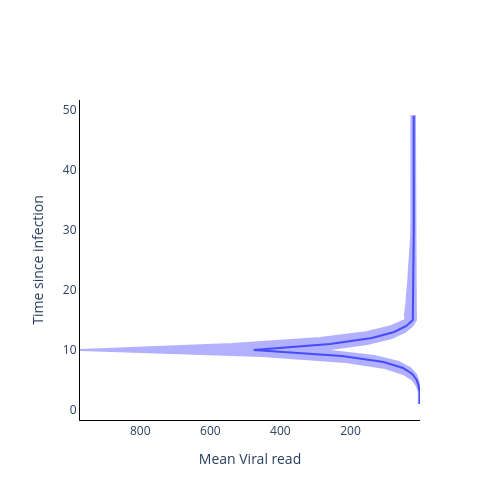

The code cell stored with this chart in its notebook:
### Code cell
fig = go.Figure()

fig.add_trace(
    go.Scatter(
        y=time_from_infec,
        x=np.mean(vr_val, axis=1),
        mode='lines',
        name='Mean Viral read',
        showlegend=False,
    )
)

fig.add_trace(
    go.Scatter(
        y=time_from_infec.tolist() + time_from_infec.tolist()[::-1],
        x=np.quantile(vr_val, 0.975, axis=1).tolist() + np.quantile(vr_val, 0.025, axis=1).tolist()[::-1],
        mode='lines',
        fill='toself',
        fillcolor='blue',
        line_color='blue',
        opacity=0.3,
        showlegend=False,
    )
)

# Add axis labels
fig.update_layout(
    width=500, 
    height=500,
    plot_bgcolor='white',
    xaxis=dict(
        linecolor='black',
        title = 'Mean Viral read',
        autorange='reversed'
        ),
    yaxis=dict(
        linecolor='black',
        title = 'Time since infection'),
    #legend=dict(
    #    orientation="h",
    #    yanchor="bottom",
    #    y=1.02,
    #    xanchor="right",
    #    x=1
    #)
    )

fig.write_image('images/Exp-Viral_read_model.pdf')
fig.show()

### Figure 1 — Plotly figure (JSON) as saved in the notebook; plotly's stock layout.template omitted (floating-point values rounded to 4 significant figures)
{"data": [{"mode": "lines", "name": "Mean Viral read", "showlegend": false, "type": "scatter", "x": [2.448, 2.44, 2.444, 5.211, 10.99, 23.45, 49.86, 105.3, 223.9, 476.3, 257.9, 138.8, 75.04, 40.65, 21.88, 21.85, 21.51, 21.36, 21.17, 20.79, 20.75, 20.43, 20.39, 20.14, 20.0, 19.86, 19.66, 19.49, 19.41, 19.26, 19.24, 19.2, 19.23, 19.22, 19.23, 19.23, 19.22, 19.28, 19.24, 19.22, 19.19, 19.23, 19.23, 19.18, 19.24, 19.23, 19.23, 19.19, 19.24], "y": [1, 2, 3, 4, 5, 6, 7, 8, 9, 10, 11, 12, 13, 14, 15, 16, 17, 18, 19, 20, 21, 22, 23, 24, 25, 26, 27, 28, 29, 30, 31, 32, 33, 34, 35, 36, 37, 38, 39, 40, 41, 42, 43, 44, 45, 46, 47, 48, 49]}, {"fill": "toself", "fillcolor": "blue", "line": {"color": "blue"}, "mode": "lines", "opacity": 0.3, "showlegend": false, "type": "scatter", "x": [4.98, 4.88, 4.908, 10.69, 22.42, 48.56, 101.7, 213.7, 453.1, 972.2, 537.4, 287.0, 150.9, 82.91, 43.47, 44.24, 41.0, 39.92, 38.94, 37.01, 36.41, 34.32, 33.7, 32.06, 31.56, 30.02, 29.19, 27.69, 26.79, 25.97, 26.07, 25.92, 25.95, 25.9, 25.83, 25.96, 25.82, 26.0, 25.8, 25.92, 25.63, 25.98, 26.09, 25.73, 25.9, 26.05, 25.99, 25.69, 25.84, 15.85, 15.82, 15.84, 15.84, 15.9, 15.8, 15.76, 15.8, 15.78, 15.84, 15.84, 15.81, 15.77, 15.8, 15.8, 15.82, 15.84, 15.79, 15.77, 15.85, 15.63, 15.31, 15.23, 15.01, 14.84, 14.62, 14.42, 14.16, 14.08, 13.76, 13.69, 13.52, 13.38, 13.12, 12.93, 23.99, 44.32, 82.39, 151.9, 279.7, 131.9, 62.22, 29.4, 13.82, 6.551, 3.06, 1.436, 1.444, 1.441], "y": [1, 2, 3, 4, 5, 6, 7, 8, 9, 10, 11, 12, 13, 14, 15, 16, 17, 18, 19, 20, 21, 22, 23, 24, 25, 26, 27, 28, 29, 30, 31, 32, 33, 34, 35, 36, 37, 38, 39, 40, 41, 42, 43, 44, 45, 46, 47, 48, 49, 49, 48, 47, 46, 45, 44, 43, 42, 41, 40, 39, 38, 37, 36, 35, 34, 33, 32, 31, 30, 29, 28, 27, 26, 25, 24, 23, 22, 21, 20, 19, 18, 17, 16, 15, 14, 13, 12, 11, 10, 9, 8, 7, 6, 5, 4, 3, 2, 1]}], "layout": {"height": 500, "plot_bgcolor": "white", "width": 500, "xaxis": {"autorange": "reversed", "linecolor": "black", "title": {"text": "Mean Viral read"}}, "yaxis": {"linecolor": "black", "title": {"text": "Time since infection"}}}}
